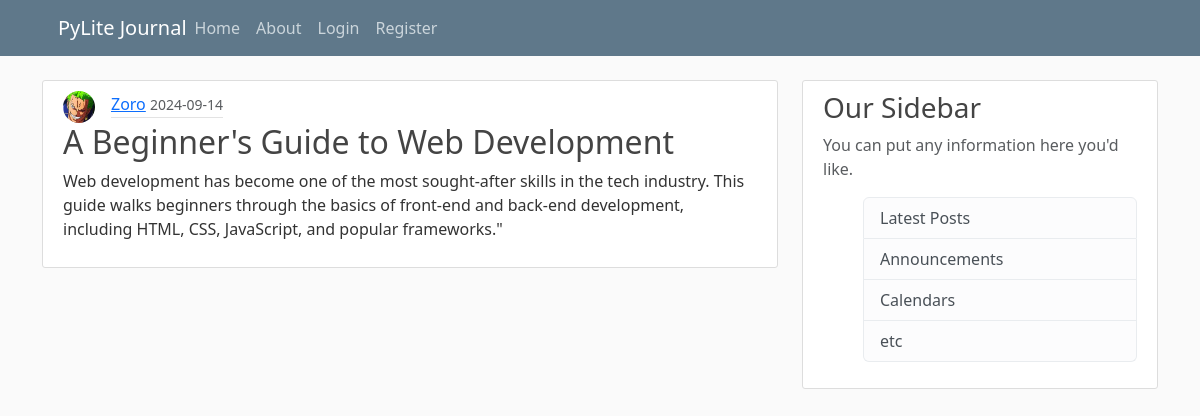
The page /post/5 on the database its author committed.
### flask_blog/models.py (models this page shows, shortened)
class User(db.Model, UserMixin):
  id = db.Column(db.Integer, primary_key=True)
  username = db.Column(db.String(20), unique=True, nullable=False)
  email = db.Column(db.String(120), unique=True, nullable=False)
  image_file = db.Column(db.String(20), nullable=False, default='default.jpg')
  password = db.Column(db.String(60), nullable=False)
  posts = db.relationship('Post', backref='author', lazy=True)

class Post(db.Model):
  id = db.Column(db.Integer, primary_key=True)
  title = db.Column(db.String(100), nullable=False)
  date = db.Column(db.DateTime, nullable=False, default=datetime.now)
  content = db.Column(db.Text, nullable=False)
  user_id = db.Column(db.Integer, db.ForeignKey('user.id'), nullable=False)

### flask_blog/routes.py (the view)
@app.route('/post/<int:post_id>', methods=['GET', 'POST'])
def post(post_id):
  post = Post.query.get_or_404(post_id)
  return render_template('post.html', title=post.title, post=post)

### flask_blog/templates/post.html (shortened to what this page needs)
{% extends "layout.html" %}
{% block content %}
  <article class="media content-section">
    <div class="media-body">
      <div style="display: flex; align-items: center;">
        <img class="rounded-circle article-img"
          src="{{ url_for('static', filename='profile_pictures/' + post.author.image_file) }}" alt=""
          style="width: 2rem; height: 2rem;">
        <div class="article-metadata">
          <a class="mr-2" href="#">{{ post.author.username }}</a>
          <small class="text-muted">{{ post.date.strftime('%Y-%m-%d') }}</small>
        </div>
      </div>
      <h2 class="article-title">{{ post.title }}</h2>
      <p class="article-content">{{ post.content }}</p>
    </div>
  </article>
{% endblock content %}

### flask_blog/static/main.css (style rules this page uses)
body { background: #fafafa; color: #333333; margin-top: 5rem; }
h1, h2, h3, h4, h5, h6 { color: #444444; }
.content-section { background: #ffffff; padding: 10px 20px; border: 1px solid #dddddd; border-radius: 3px; margin-bottom: 20px; }
.article-title { color: #444444; }
.article-content { white-space: pre-line; }
.article-img { height: 65px; width: 65px; margin-right: 16px; }
.article-metadata { padding-bottom: 1px; margin-bottom: 4px; border-bottom: 1px solid #e3e3e3 }

### rows shown on the page
User: image_file (picture), author.username "Zoro"
Post: date "2024-09-14", title "A Beginner's Guide to Web Development", content "Web development has become one of the most sought-after skills in the tech industry. This guide walks beginners through the basics of front-end and back-end development, including HTML, CSS, JavaScript, and popular frameworks.\""
